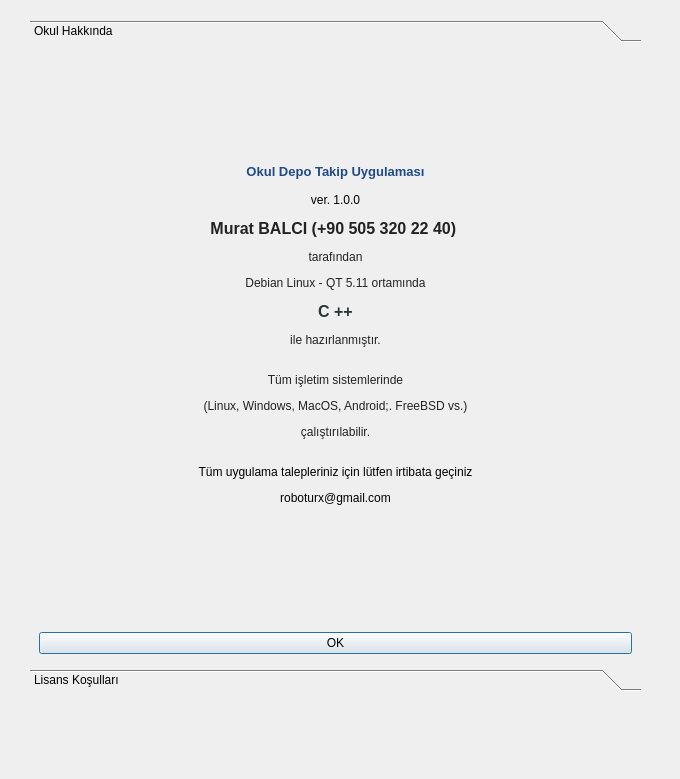
<?xml version="1.0" encoding="UTF-8"?>
<ui version="4.0">
 <class>frmHkk</class>
 <widget class="QDialog" name="frmHkk">
  <property name="geometry">
   <rect>
    <x>0</x>
    <y>0</y>
    <width>680</width>
    <height>779</height>
   </rect>
  </property>
  <property name="windowTitle">
   <string>About</string>
  </property>
  <widget class="QToolBox" name="toolBox">
   <property name="geometry">
    <rect>
     <x>30</x>
     <y>20</y>
     <width>611</width>
     <height>671</height>
    </rect>
   </property>
   <property name="focusPolicy">
    <enum>Qt::StrongFocus</enum>
   </property>
   <property name="currentIndex">
    <number>0</number>
   </property>
   <widget class="QWidget" name="page">
    <property name="geometry">
     <rect>
      <x>0</x>
      <y>0</y>
      <width>611</width>
      <height>605</height>
     </rect>
    </property>
    <attribute name="label">
     <string>Okul Hakkında</string>
    </attribute>
    <layout class="QGridLayout" name="gridLayout_3">
     <item row="0" column="0">
      <layout class="QGridLayout" name="gridLayout">
       <item row="0" column="0">
        <widget class="QLabel" name="label">
         <property name="text">
          <string>&lt;html&gt;&lt;head/&gt;&lt;body&gt;&lt;p align=&quot;center&quot;&gt;&lt;span style=&quot; font-size:10pt; font-weight:600; color:#204a87;&quot;&gt;Okul Depo Takip Uygulaması &lt;/span&gt;&lt;br/&gt;&lt;br/&gt;ver. 1.0.0&lt;/p&gt;&lt;p align=&quot;center&quot;&gt;&lt;span style=&quot; font-family:'arial,sans-serif'; font-size:12pt; font-weight:600; color:#222222;&quot;&gt;Murat BALCI (+90 505 320 22 40) &lt;/span&gt;&lt;/p&gt;&lt;p align=&quot;center&quot;&gt;&lt;span style=&quot; font-family:'arial,sans-serif'; color:#222222;&quot;&gt;tarafından&lt;/span&gt;&lt;/p&gt;&lt;p align=&quot;center&quot;&gt;&lt;span style=&quot; font-family:'arial,sans-serif'; color:#222222;&quot;&gt;Debian Linux - QT 5.11 ortamında&lt;/span&gt;&lt;/p&gt;&lt;p align=&quot;center&quot;&gt;&lt;span style=&quot; font-family:'arial,sans-serif'; font-size:12pt; font-weight:600; color:#2e3436;&quot;&gt;C ++&lt;/span&gt;&lt;/p&gt;&lt;p align=&quot;center&quot;&gt;&lt;span style=&quot; font-family:'arial,sans-serif'; color:#222222;&quot;&gt;ile hazırlanmıştır.&lt;/span&gt;&lt;/p&gt;&lt;p align=&quot;center&quot;&gt;&lt;br/&gt;&lt;span style=&quot; font-family:'arial,sans-serif'; color:#222222;&quot;&gt;Tüm işletim sistemlerinde&lt;/span&gt;&lt;/p&gt;&lt;p align=&quot;center&quot;&gt;&lt;span style=&quot; font-family:'arial,sans-serif'; color:#222222;&quot;&gt;(Linux, Windows, MacOS, Android;. FreeBSD vs.)&lt;/span&gt;&lt;/p&gt;&lt;p align=&quot;center&quot;&gt;&lt;span style=&quot; font-family:'arial,sans-serif'; color:#222222;&quot;&gt;çalıştırılabilir.&lt;/span&gt;&lt;/p&gt;&lt;p align=&quot;center&quot;&gt;&lt;br/&gt;Tüm uygulama talepleriniz için lütfen irtibata geçiniz&lt;/p&gt;&lt;p align=&quot;center&quot;&gt;roboturx@gmail.com&lt;br/&gt;&lt;/p&gt;&lt;/body&gt;&lt;/html&gt;</string>
         </property>
        </widget>
       </item>
       <item row="1" column="0">
        <widget class="QPushButton" name="btnOK_2">
         <property name="text">
          <string>OK</string>
         </property>
        </widget>
       </item>
      </layout>
     </item>
    </layout>
   </widget>
   <widget class="QWidget" name="page_2">
    <property name="geometry">
     <rect>
      <x>0</x>
      <y>0</y>
      <width>611</width>
      <height>605</height>
     </rect>
    </property>
    <attribute name="label">
     <string>Lisans Koşulları</string>
    </attribute>
    <layout class="QGridLayout" name="gridLayout_2">
     <item row="0" column="0">
      <layout class="QVBoxLayout" name="verticalLayout">
       <item>
        <widget class="QLabel" name="label_2">
         <property name="text">
          <string>&lt;html&gt;&lt;head/&gt;&lt;body&gt;&lt;p align=&quot;center&quot;&gt;&lt;span style=&quot; font-size:10pt; font-weight:600; color:#204a87;&quot;&gt;Okul Depo Takip Uygulaması &lt;/span&gt;&lt;br/&gt;&lt;span style=&quot; font-family:'arial,sans-serif'; color:#ff0000;&quot;&gt;Serbestçe kopyaanabilir, dağıtılabilir, çoğaltılabilir.&lt;/span&gt;&lt;/p&gt;&lt;p align=&quot;center&quot;&gt;&lt;span style=&quot; font-weight:600; color:#4e9a06;&quot;&gt;Bu ürün GNU 3.0 Lisanslıdır.&lt;/span&gt;&lt;/p&gt;&lt;p align=&quot;center&quot;&gt;&lt;span style=&quot; font-size:36pt; font-weight:600; color:#00ff00;&quot;&gt;Linux&lt;/span&gt;&lt;/p&gt;&lt;p align=&quot;center&quot;&gt;&lt;span style=&quot; font-size:36pt; font-weight:600; color:#00ff00;&quot;&gt;C ++&lt;/span&gt;&lt;/p&gt;&lt;p align=&quot;center&quot;&gt;&lt;span style=&quot; font-size:36pt; font-weight:600; color:#00ff00;&quot;&gt;Rap&lt;/span&gt;&lt;/p&gt;&lt;p align=&quot;center&quot;&gt;&lt;span style=&quot; font-size:36pt; font-weight:600; color:#00ff00;&quot;&gt;Bike&lt;/span&gt;&lt;/p&gt;&lt;p align=&quot;center&quot;&gt;&lt;span style=&quot; font-size:20pt; font-weight:600; color:#4e9a06;&quot;&gt;is&lt;/span&gt;&lt;/p&gt;&lt;p align=&quot;center&quot;&gt;&lt;span style=&quot; font-size:20pt; font-weight:600; color:#4e9a06;&quot;&gt;FREEDOM !&lt;/span&gt;&lt;/p&gt;&lt;/body&gt;&lt;/html&gt;</string>
         </property>
        </widget>
       </item>
       <item>
        <widget class="QPushButton" name="btnOK">
         <property name="text">
          <string>OK</string>
         </property>
        </widget>
       </item>
      </layout>
     </item>
    </layout>
   </widget>
  </widget>
 </widget>
 <resources/>
 <connections/>
</ui>
